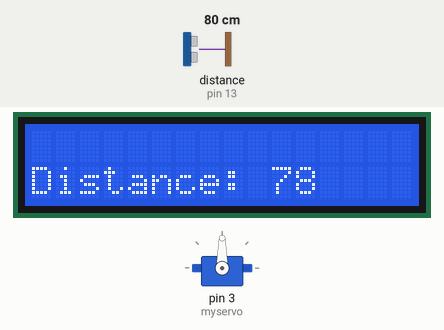
The sketch below on a simulated Arduino Uno, built with avr-gcc and run on an emulated ATmega328P. On the bench: 16×2 character LCD, servo. Wiring (inferred from the names in the program): ultrasonic range finder: trigger pin 12; echo pin 13. The inputs (shaded band) are chosen by the test bench; at power-on: distance to the obstacle (sensor on pin 13) 80 cm. The echo pulse lasts 58.3 µs per cm.

Above: at 1.2 s.
1.3 s: distance to the obstacle (sensor on pin 13) set to 2 cm
At 1.9 s:
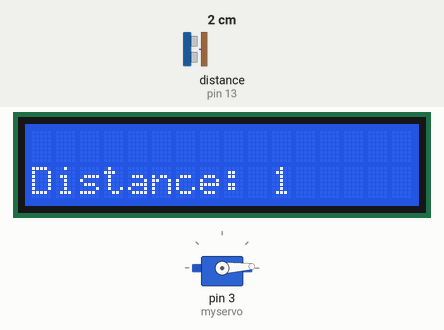
3.5 s: distance to the obstacle (sensor on pin 13) set to 9 cm
At 4.0 s:
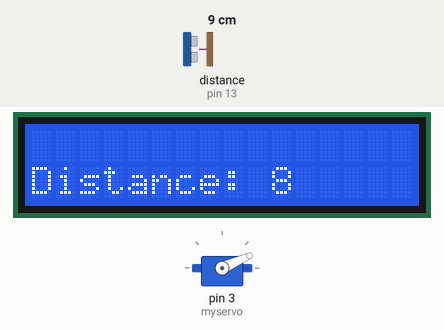
6.1 s: distance to the obstacle (sensor on pin 13) set to 18 cm
At 6.5 s:
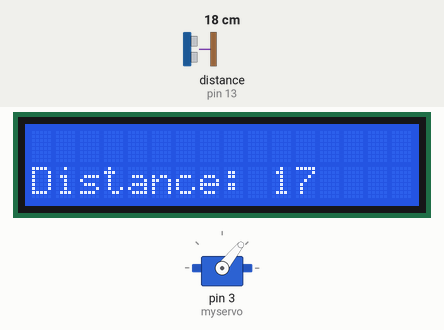
8.6 s: distance to the obstacle (sensor on pin 13) set to 35 cm
At 9.0 s:
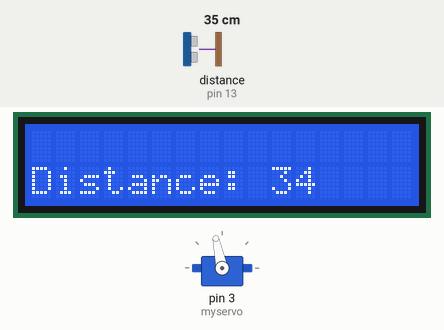
11.1 s: distance to the obstacle (sensor on pin 13) set to 60 cm
At 11.6 s:
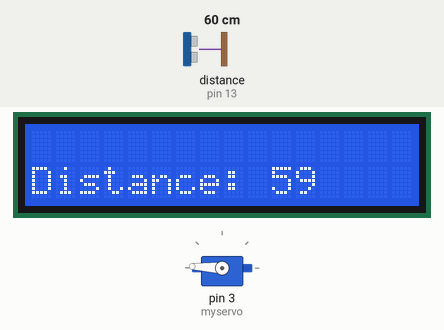
Timing chart, 0 to 14.1 s (numbered marks = the images above; inputs shaded):
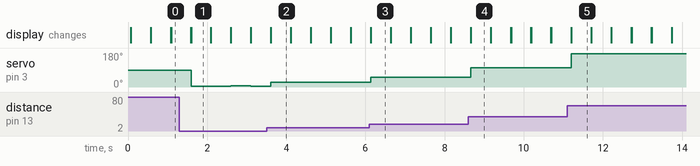

Measured:
- after the input at 1.3 s, servo on pin 3 (myservo): 90° → 3° after 0.29 s, → 6° 1.0 s later, → 3° 0.50 s later; the display: first differs from a run without the input after 0.29 s (image 1)
- after the input at 6.1 s, servo on pin 3 (myservo): 24° → 51° at once; the display: first differs from a run without the input at once (image 3)
- after the input at 8.6 s, servo on pin 3 (myservo): 51° → 102° after 0.07 s; the display: first differs from a run without the input after 0.07 s (image 4)
- after the input at 11.1 s, servo on pin 3 (myservo): 102° → 177° after 0.10 s; the display: first differs from a run without the input after 0.10 s (image 5)
- what the display in image 1 shows lasts 0.5 s, from 1.6 s to 2.1 s

The sketch:

distanceSensor.ino
```cpp
/*
 * The LCD circuit:
 * LCD RS pin to digital pin 5
 * LCD Enable pin to digital pin 6
 * LCD D4 pin to digital pin 7
 * LCD D5 pin to digital pin 8
 * LCD D6 pin to digital pin 9
 * LCD D7 pin to digital pin 10
 * LCD R/W pin to ground
 * LCD VSS pin to ground
 * LCD VCC pin to 5V
 * 10K resistor: (pin 3)  This could also be a pententiometer
 *
 * Utrasonic distance sensor: HC SR04
 * uses this tutorial: http://www.instructables.com/id/Simple-Arduino-and-HC-SR04-Example/
 * and based on this code: http://howtomechatronics.com/tutorials/arduino/ultrasonic-sensor-hc-sr04/
 *
 * Distance sensor Circuit:
 * VCC to arduino 5v
 * GND to arduino GND
 * Echo to Arduino pin 13
 * Trig to Arduino pin 12
 *
 * Servo Motor:
 * Circuit:
 * VCC to +5v
 * GND to ground
 * last one to digital pin 3
 */

#define trigPin 12
#define echoPin 13
#include <LiquidCrystal.h>
#include <Servo.h>

LiquidCrystal lcd(5, 6, 7, 8, 9 , 10);
Servo myservo;
int pos = 0;    // variable to store the servo position

long duration;
int distance;

void setup() {
  // put your setup code here, to run once:
  Serial.begin (9600);
  pinMode(trigPin, OUTPUT);
  pinMode(echoPin, INPUT);

  lcd.begin(16, 2);
  lcd.setCursor(0,1);

  myservo.attach(3);
  myservo.write(90);
}

void loop() {
  // put your main code here, to run repeatedly:
  lcd.setCursor(0, 1);

  // Clears the trigPin
  digitalWrite(trigPin, LOW);
  delayMicroseconds(2);
  // Sets the trigPin on HIGH state for 10 micro seconds
  digitalWrite(trigPin, HIGH);
  delayMicroseconds(10);
  digitalWrite(trigPin, LOW);
  // Reads the echoPin, returns the sound wave travel time in microseconds
  duration = pulseIn(echoPin, HIGH);
  // Calculating the distance
  distance= duration*0.034/2;
  // Prints the distance on the Serial Monitor
  lcd.write("Distance: ");
  lcd.print(distance);

  //Range is 0-60 cm
  if(distance <= 60){
    myservo.write(distance * 3);
  }
  delay(500);
  lcd.clear();
}
```
